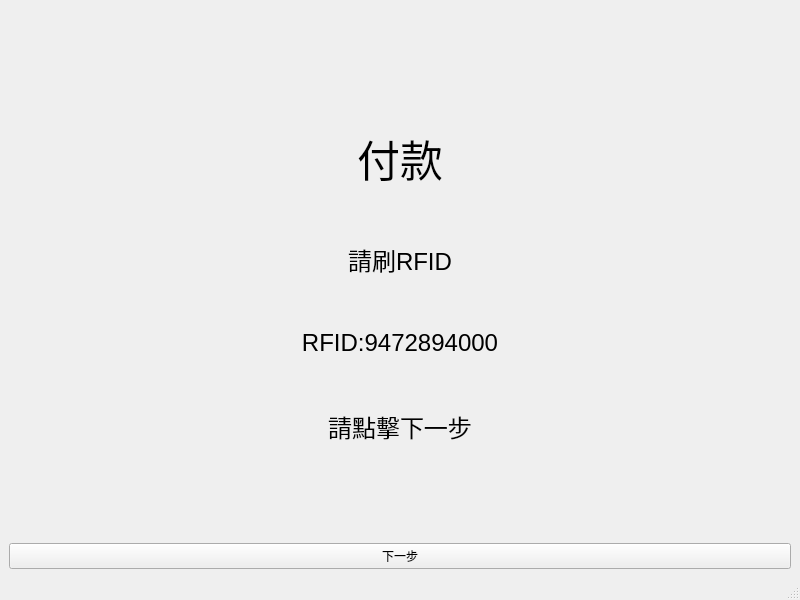
<?xml version="1.0" encoding="UTF-8"?>
<ui version="4.0">
 <class>MainWindow</class>
 <widget class="QMainWindow" name="MainWindow">
  <property name="geometry">
   <rect>
    <x>0</x>
    <y>0</y>
    <width>800</width>
    <height>600</height>
   </rect>
  </property>
  <property name="windowTitle">
   <string>MainWindow</string>
  </property>
  <widget class="QWidget" name="centralwidget">
   <layout class="QGridLayout" name="gridLayout">
    <item row="0" column="0">
     <widget class="QLabel" name="label">
      <property name="text">
       <string>&lt;html&gt;&lt;head/&gt;&lt;body&gt;&lt;p align=&quot;center&quot;&gt;&lt;br/&gt;&lt;/p&gt;&lt;p align=&quot;center&quot;&gt;&lt;br/&gt;&lt;/p&gt;&lt;p align=&quot;center&quot;&gt;&lt;span style=&quot; font-family:'微軟正黑體'; font-size:32pt; color:#000000;&quot;&gt;付款&lt;/span&gt;&lt;/p&gt;&lt;p align=&quot;center&quot;&gt;&lt;br/&gt;&lt;/p&gt;&lt;p align=&quot;center&quot;&gt;&lt;span style=&quot; font-family:'微軟正黑體'; font-size:18pt; color:#000000;&quot;&gt;請刷RFID&lt;/span&gt;&lt;/p&gt;&lt;p align=&quot;center&quot;&gt;&lt;br/&gt;&lt;/p&gt;&lt;p align=&quot;center&quot;&gt;&lt;span style=&quot; font-family:'微軟正黑體'; font-size:18pt; color:#000000;&quot;&gt;RFID:9472894000&lt;/span&gt;&lt;/p&gt;&lt;p align=&quot;center&quot;&gt;&lt;br/&gt;&lt;/p&gt;&lt;p align=&quot;center&quot;&gt;&lt;span style=&quot; font-size:18pt;&quot;&gt;請點擊下一步 &lt;/span&gt;&lt;br/&gt;&lt;/p&gt;&lt;p align=&quot;center&quot;&gt;&lt;br/&gt;&lt;/p&gt;&lt;/body&gt;&lt;/html&gt;</string>
      </property>
     </widget>
    </item>
    <item row="1" column="0">
     <widget class="QPushButton" name="btn_next4">
      <property name="text">
       <string>下一步</string>
      </property>
     </widget>
    </item>
   </layout>
  </widget>
  <widget class="QMenuBar" name="menubar">
   <property name="geometry">
    <rect>
     <x>0</x>
     <y>0</y>
     <width>800</width>
     <height>22</height>
    </rect>
   </property>
  </widget>
  <widget class="QStatusBar" name="statusbar"/>
 </widget>
 <resources/>
 <connections>
  <connection>
   <sender>btn_next4</sender>
   <signal>clicked()</signal>
   <receiver>btn_next4</receiver>
   <slot>click()</slot>
   <hints>
    <hint type="sourcelabel">
     <x>391</x>
     <y>548</y>
    </hint>
    <hint type="destinationlabel">
     <x>454</x>
     <y>551</y>
    </hint>
   </hints>
  </connection>
 </connections>
</ui>
